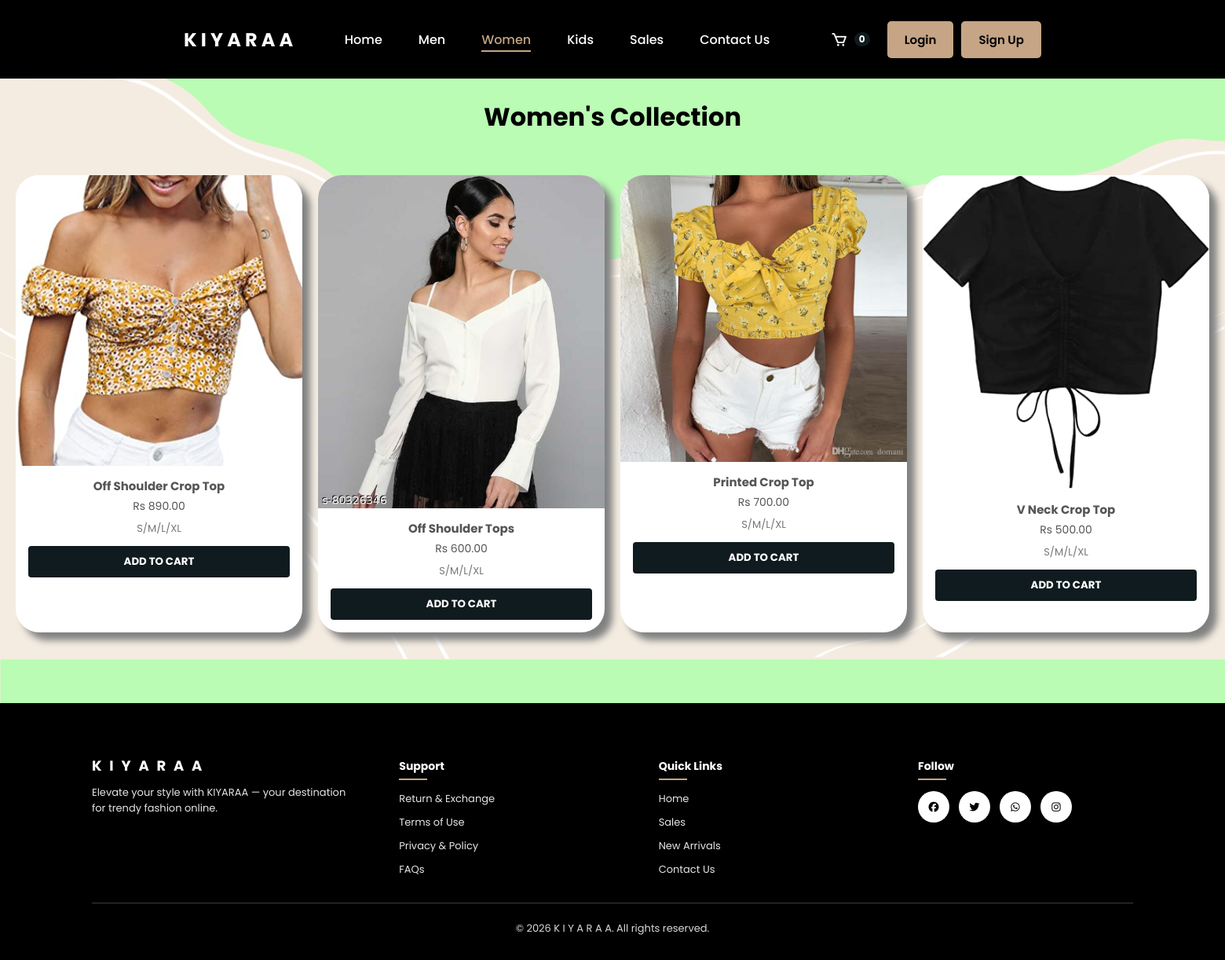
The app's page /PHP/women.php with its own data.
### tables this page shows
CREATE TABLE IF NOT EXISTS `product` (
  `product_id` int(11) NOT NULL AUTO_INCREMENT,
  `product_name` varchar(200) NOT NULL,
  `product_desc` text NOT NULL,
  `product_image` varchar(255) NOT NULL,
  `price` int(11) NOT NULL,
  `category_id` int(11) NOT NULL,
  `uploaded_date` timestamp NOT NULL DEFAULT current_timestamp(),
  PRIMARY KEY (`product_id`),
  KEY `category_id` (`category_id`),
  CONSTRAINT `product_ibfk_1` FOREIGN KEY (`category_id`) REFERENCES `category` (`category_id`)
);

### PHP/women.php (the view, shortened to what this page needs)
<?php
include_once __DIR__ . '/config/dbconnect.php';
$catId = 1;
$stmt  = $conn->prepare("SELECT * FROM product WHERE category_id = ? ORDER BY uploaded_date DESC");
$stmt->bind_param('i', $catId);
$stmt->execute();
$products = $stmt->get_result()->fetch_all(MYSQLI_ASSOC);
?>
<!DOCTYPE html>
<html lang="en">
<head>
    <link rel="stylesheet" href="../CSS/women.css">
    <link href='https://unpkg.com/boxicons@2.1.4/css/boxicons.min.css' rel='stylesheet'>
</head>
<body>
<?php include 'header.php'; ?>
<br><br><br><br><br>
<center><h1>Women's Collection</h1></center>
<br><br>
<section class="container content-section">
    <div class="product-row">
    <?php if(count($products) === 0): ?>
        <div class="no-products">
            <i class='bx bx-package' style='font-size:50px;display:block;margin-bottom:12px;color:#ccc;'></i>
            <p>No products in Women's collection yet.</p>
            <p style="font-size:13px;">Check back soon!</p>
        </div>
    <?php else: foreach($products as $p): ?>
        <div class="women1">
            <?php if(!empty($p['product_image'])): ?>
                <img class="product-image"
                     src="<?=htmlspecialchars($p['product_image'])?>"
                     alt="<?=htmlspecialchars($p['product_name'])?>" loading="lazy">
            <?php else: ?>
                <div class="no-img"><i class='bx bx-image' style='font-size:40px;'></i></div>
            <?php endif; ?>
            <span class="shop-item-title"><h2><?=htmlspecialchars($p['product_name'])?></h2></span>
            <span class="shop-item-price"><p class="price">Rs <?=number_format($p['price'])?>.00</p></span>
            <p class="sizes">S/M/L/XL</p>
            <button class="btn btn-primary shop-item-button" type="button">ADD TO CART</button>
        </div>
    <?php endforeach; endif; ?>
    </div>
</section>
<br><br>
<?php include 'footer.php'; ?>
</body>
</html>

### PHP/header.php (shortened to what this page needs)
<?php
if (!isset($GLOBALS['__kiyaraa_assets_loaded'])) {
    ?>
    <link rel="stylesheet" href="../CSS/header.css?v=2">
    <link rel="stylesheet" href="../CSS/cartSidebar.css?v=2">
    <link rel="stylesheet" href="../CSS/footernew.css">
    <link rel="stylesheet" href="../CSS/pageTransitions.css">
    <link rel="stylesheet" href="../CSS/mobile.css">
    <link rel="stylesheet" href="https://unpkg.com/boxicons@latest/css/boxicons.min.css">
    <?php
}
?>
<header>
        <div class="logo">
            <h2>K I Y A R A A</h2>
        </div>
        <nav class="nav" aria-label="Primary">
            <ul class="navbar" id="primary-nav">
                <li><a href="index.php">Home</a></li>
                <li><a href="men.php">Men</a></li>
                <li><a href="women.php">Women</a></li>
                <li><a href="kids.php">Kids</a></li>
                <li><a href="sales.php">Sales</a></li>
                <li><a href="contactnew.php">Contact Us</a></li>
            </ul>
        </nav>
        <div class="header-btn">
            <a href="#" id="cart-toggle" class="cart-toggle" aria-label="Open cart">
                <i class='bx bx-cart'></i>
                <span class="cart-count" id="cart-count">0</span>
            </a>
            <a href="login.php" class="Login">Login</a>
            <a href="signup.php" class="Sign-Up">Sign Up</a>
        </div>
</header>

### PHP/footer.php (shortened to what this page needs)
<footer class="site-footer" aria-label="Footer">
    <div class="footer-inner">
        <div class="footer-col footer-brand">
            <h2 class="footer-logo">K I Y A R A A</h2>
            <p class="footer-tagline">Elevate your style with KIYARAA — your destination for trendy fashion online.</p>
        </div>
        <div class="footer-col">
            <h3 class="footer-title">Support</h3>
            <ul class="footer-links">
                <li><a href="return.php">Return &amp; Exchange</a></li>
                <li><a href="termsofuse.php">Terms of Use</a></li>
                <li><a href="Privacy &amp; Policy.php">Privacy &amp; Policy</a></li>
                <li><a href="FAQ.php">FAQs</a></li>
            </ul>
        </div>
        <div class="footer-col">
            <h3 class="footer-title">Quick Links</h3>
            <ul class="footer-links">
                <li><a href="index.php">Home</a></li>
                <li><a href="sales.php">Sales</a></li>
                <li><a href="new.php">New Arrivals</a></li>
                <li><a href="contactnew.php">Contact Us</a></li>
            </ul>
        </div>
        <div class="footer-col">
            <h3 class="footer-title">Follow</h3>
            <div class="social-icons" aria-label="Social media">
                <a href="#" aria-label="Facebook"><i class="fa-brands fa-facebook"></i></a>
                <a href="#" aria-label="Twitter"><i class="fa-brands fa-twitter"></i></a>
                <a href="#" aria-label="WhatsApp"><i class="fa-brands fa-whatsapp"></i></a>
                <a href="#" aria-label="Instagram"><i class="fa-brands fa-instagram"></i></a>
            </div>
        </div>
    </div>
    <hr class="footer-divider">
    <p class="copyright">&copy; <span id="footer-year">2026</span> K I Y A R A A. All rights reserved.</p>
</footer>

### CSS/women.css (style rules this page uses)
* { margin: 0; padding: 0; box-sizing: border-box; font-family: 'Poppins', sans-serif; }
body { min-height: 100vh; width: 100%; background-size: cover; background-position: center; }
.women1, .women2, .women3 { text-align: center; margin: 10px; overflow: hidden; border-radius: 30px; box-shadow: 10px 10px 10px #7f8080; display: flex; flex-direction: column; align-items: center; position: relative; }
.women1 img, .women2 img, .women3 img { position: relative; vertical-align: top; max-width: 50%; transition: 0.5s ease; border-radius: 30px; }
.women1 h2, .women2 h2, .women3 h2 { margin-top: 20px; color: #555555; }
body { min-height: 100vh; width: 100%; background-size: cover; background-position: center; background: url(../PICS/backwomen.png); }
.btn { text-align: center; vertical-align: middle; padding: .67em .67em; cursor: pointer; }
.btn-primary { color: white; background-color: #101b1f; border: none; border-radius: .3em; font-weight: bold; }

### CSS/header.css (style rules this page uses)
* { padding: 0; margin: 0; box-sizing: border-box; font-family: 'Poppins', sans-serif; text-decoration: none; list-style: none; }
body { width: 100%; height: 100vh; overflow-x: hidden; background-size: cover; background-position: center; }
header { position: fixed; width: 100%; height: 100px; top: 0; right: 0; z-index: 1000; display: flex; align-items: center; justify-content: space-between; padding: 35px 15%; background: #000000; transition: padding .25s ease, height .25s ease; }
.logo { color: #ffffff; font-size: 16px; font-weight: 500; }
.nav { flex: 1 1 auto; display: flex; justify-content: center; }
.navbar { display: flex; color: #ffffff; align-items: center; gap: 6px; }
.navbar a { font-size: 16px; font-weight: 500; padding: 10px 20px; color: #ffffff; transition: color .25s ease; border-radius: 5px; position: relative; }
.navbar a::after { content: ""; position: absolute; left: 20px; right: 20px; bottom: 6px; height: 2px; background: #c5a585; opacity: 0; transform: scaleX(0.6); transition: opacity .25s ease, transform .25s ease; }
.navbar a:hover::after, .navbar a.is-active::after { opacity: 1; transform: scaleX(1); }
.navbar a.is-active { color: #c5a585; }
.header-btn { display: flex; align-items: center; gap: 10px; }
.header-btn a { padding: 10px 20px; color: #000000; font-size: 15px; font-weight: 600; }
.header-btn .cart-toggle { padding: 10px 12px; color: #ffffff; }
.header-btn .cart-toggle i { font-size: 22px; vertical-align: middle; }
.header-btn .Sign-Up, .header-btn .Login { background:#c5a585; border: 2px solid transparent; border-radius: 5px; transition: all .45s ease; }

### CSS/cartSidebar.css (style rules this page uses)
.cart-toggle { position: relative; display: inline-flex; align-items: center; gap: 8px; text-decoration: none; }
.cart-count { display: inline-flex; align-items: center; justify-content: center; min-width: 18px; height: 18px; padding: 0 6px; border-radius: 999px; background: #101b1f; color: #fff; font-size: 12px; font-weight: 700; }

### CSS/footernew.css (style rules this page uses)
.site-footer { width: 100%; background: #000000; color: #ffffff; padding: 70px 0 30px; font-size: 13px; line-height: 20px; }
.footer-inner { width: 85%; margin: 0 auto; display: grid; grid-template-columns: 1.2fr 1fr 1fr 0.9fr; gap: 26px; align-items: start; }
.footer-col { min-width: 0; }
.footer-logo { color: #ffffff; font-size: 18px; font-weight: 700; letter-spacing: 3px; margin-bottom: 14px; }
.footer-tagline { color: #ffffff; opacity: 0.9; max-width: 340px; }
.footer-title { font-size: 14px; font-weight: 700; margin-bottom: 14px; position: relative; padding-bottom: 8px; }
.footer-title::after { content: ""; position: absolute; left: 0; bottom: 0; width: 36px; height: 2px; background: #c5a585; }
.footer-links { margin: 0; padding: 0; }
.footer-links li { list-style: none; margin-bottom: 10px; }
.footer-links a { text-decoration: none; color: #ffffff; opacity: 0.9; }
.social-icons { display: flex; flex-wrap: wrap; gap: 12px; }
.social-icons a { text-decoration: none; width: 40px; height: 40px; border-radius: 50%; display: inline-flex; align-items: center; justify-content: center; background: #ffffff; color: #000000; }
.footer-divider { width: 85%; border: 0; border-bottom: 1px solid #c5a585; opacity: 0.35; margin: 22px auto; }
.copyright { text-align: center; margin: 0; opacity: 0.85; }

### CSS/pageTransitions.css (style rules this page uses)
body { transition: transform 420ms cubic-bezier(0.22, 1, 0.36, 1), opacity 420ms cubic-bezier(0.22, 1, 0.36, 1), filter 420ms cubic-bezier(0.22, 1, 0.36, 1); }
body.page-ready { animation: page-enter 800ms cubic-bezier(0.16, 1, 0.3, 1) both; }

### records on screen
product: product_image (picture), product_name "Off Shoulder Crop Top", price "890"
product: product_image (picture), product_name "Off Shoulder Tops", price "600"
product: product_image (picture), product_name "Printed Crop Top", price "700"
product: product_image (picture), product_name "V Neck Crop Top", price "500"
